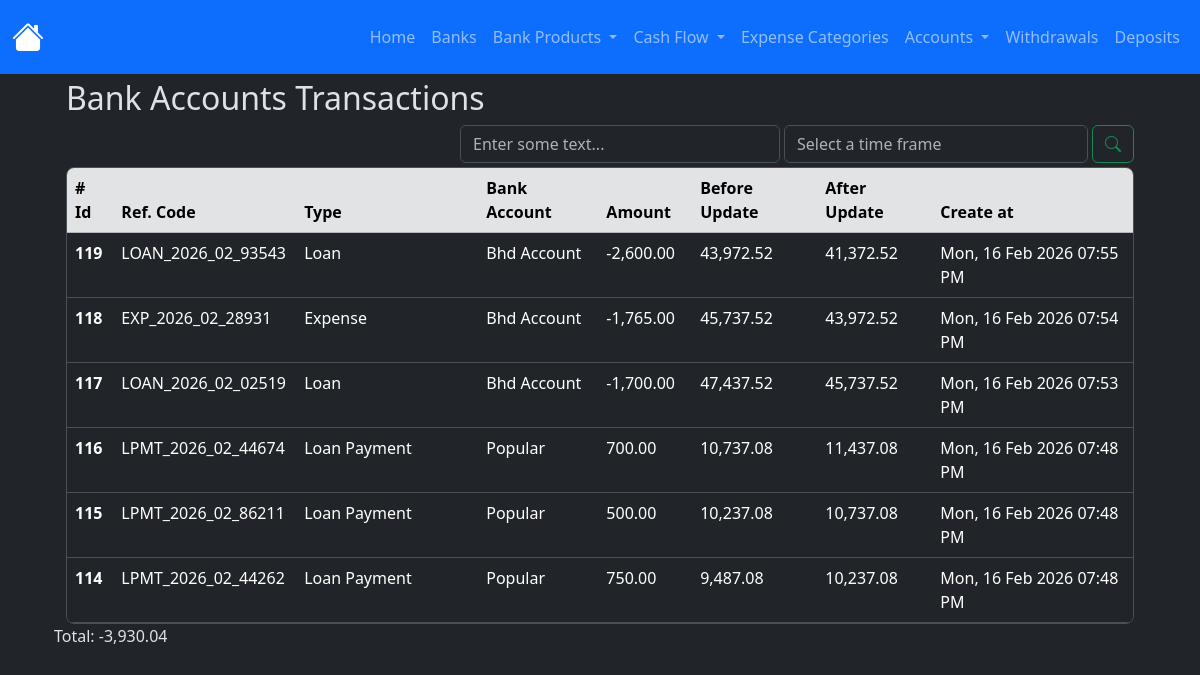
The page /bank_transaction_ledger/index on the database its author committed.
### app/models/bank_account_transactions_ledger.py (models this page shows, shortened)
class BankAccountTransactionsLedger(db.Model):
    __tablename__ = 'bank_account_transactions_ledger'
    id = db.Column(db.Integer, primary_key=True)
    amount = db.Column(db.Numeric(10,2), nullable=False)
    transaction_type = db.Column(db.String(100), nullable=False)
    reference_code = db.Column(db.String(100), nullable=False)
    bank_account_id = db.Column(db.Integer, db.ForeignKey('bank_accounts.id'), nullable=False)
    before_update_balance = db.Column(db.Numeric(10,2), nullable=False)
    after_update_balance = db.Column(db.Numeric(10,2), nullable=False)
    created_at = db.Column(
        db.DateTime(timezone=True),
        default=utcnow, #internally sqlalchemy will exectute the function so dont add the parentheses otherwise it'll break down when creating the record in the db
        nullable=False
    )
    updated_at = db.Column(
        db.DateTime(timezone=True),
        onupdate=utcnow, #internally sqlalchemy will exectute the function so dont add the parentheses otherwise it'll break down when creating the record in the db
    )
    bank_account = db.relationship('BankAccount', back_populates='transaction_ledger')

### app/models/bank_account.py (models this page shows)
class BankAccount(db.Model):
    __tablename__ = 'bank_accounts'
    id = db.Column(db.Integer, primary_key=True)
    nick_name = db.Column(db.String(120))
    amount_available = db.Column(db.Numeric(10, 2), nullable=False)
    is_active = db.Column(db.Boolean, default=True)
    account_number = db.Column(db.Integer, nullable=True)
    is_deleted = db.Column(db.Boolean, default=False, nullable=False)
    bank_id = db.Column(db.Integer, db.ForeignKey('banks.id'))
    created_at = db.Column(
        db.DateTime(timezone=True),
        default=utcnow, #internally sqlalchemy will exectute the function so dont add the parentheses otherwise it'll break down when creating the record in the db
        nullable=False
    )
    updated_at = db.Column(
        db.DateTime(timezone=True),
        onupdate=utcnow, #internally sqlalchemy will exectute the function so dont add the parentheses otherwise it'll break down when creating the record in the db
    )
    bank = relationship('Bank', back_populates='bank_accounts')
    expenses = relationship('Expense', back_populates='bank_account', order_by='desc(Expense.created_at)')
    incomes = relationship('Income', back_populates='bank_account', order_by='desc(Income.created_at)')
    credit_card_payments = relationship('CreditCardPayment', back_populates='bank_account', order_by='desc(CreditCardPayment.created_at)')
    withdrawals = relationship('Withdrawal', back_populates='bank_account', order_by='desc(Withdrawal.created_at)')
    loans = relationship('Loan', back_populates='bank_account', order_by='desc(Loan.created_at)')
    loan_payments = relationship('LoanPayment', back_populates='bank_account', order_by='desc(LoanPayment.created_at)')
    debts = relationship('Debt', back_populates='bank_account', order_by='desc(Debt.created_at)')
    debt_payments = relationship('DebtPayment', back_populates='bank_account', order_by='desc(DebtPayment.created_at)')
    transaction_ledger = relationship('BankAccountTransactionsLedger', back_populates='bank_account')
    deposits = relationship('Deposit', back_populates='bank_account', order_by='desc(Deposit.created_at)')
    outgoing_transfers = relationship('BankTransfer', foreign_keys='BankTransfer.from_bank_account_id', back_populates='from_bank_account', order_by='desc(BankTransfer.created_at)')
    incoming_transfers = relationship('BankTransfer', foreign_keys='BankTransfer.to_bank_account_id', back_populates='to_bank_account', order_by='desc(BankTransfer.created_at)')

### app/routes/bank_transaction_ledger_routes.py (the view)
@bank_transaction_ledger_bp.route('/index')
def index():
    ledgers = (
        BankAccountTransactionsLedger.query
        .order_by(BankAccountTransactionsLedger.created_at.desc())
        .all()
    )
    context = {
        'ledgers': ledgers,
        'format_amount': format_amount,
        'total_amount': total_amount,
    }
    return render_template('bank_accounts/ledger.html', **context)

### app/utils/numeric_casting.py (called while the page is built)
def total_amount(obj_list: list):
    total = Decimal()
    for o in obj_list:
        total += o.amount
    return format_amount(total)

def format_amount(value):
    try:
        return f'{value:,.2f}';
    except Exception as e:
        return None

### app/templates/bank_accounts/ledger.html (shortened to what this page needs)
{% extends 'layout.html' %}
{% block content %}
    <div class="container w-100">
        <h2>Bank Accounts Transactions</h2>
        <div class="d-flex justify-content-end gap-1 flex-wrap flex-md-nowrap mt-2">
            <div class="w-100 w-md-auto mt-md-0" style="max-width: 320px;">
                <input type="text" class="form-control" id="filter-byfiled-input-id" placeholder="Enter some text...">
            </div>
            <div class="d-flex gap-1 w-100" style="max-width: 350px;">
                <div class="w-100 w-md-auto mt-md-0">
                    <input type="text" class="form-control" id="filter-input-id" placeholder="Select a time frame">
                </div>
                <button type="button" class="btn btn-outline-success" id="btn-search-id"><i class="bi bi-search"></i></button>
            </div>
        </div>
        <div class="table-responsive overflow-y-auto border rounded-3 mt-1" style="max-height: 457px;">
            <table class="table table-hover">
                <thead class="sticky-top">
                    <tr class="table-secondary">
                    <th scope="col"># Id</th>
                    <th scope="col">Ref. Code</th>
                    <th scope="col">Type</th>
                    <th scope="col">Bank Account</th>
                    <th scope="col">Amount</th>
                    <th scope="col">Before Update</th>
                    <th scope="col">After Update</th>
                    <th scope="col">Create at</th>
                    </tr>
                </thead>
                <tbody id="cashledger-table-body-id">
                  {% for ledger in ledgers %}
                    <tr>
                        <th scope="row">{{ ledger.id }}</th>
                        <td>{{ ledger.reference_code }}</td>
                        <td>{{ ledger.transaction_type | title }}</td>
                        <td>{{ ledger.bank_account.nick_name | title }}</td>
                        <td>{{ format_amount(ledger.amount) }}</td>
                        <td>{{ format_amount(ledger.before_update_balance) }}</td>
                        <td>{{ format_amount(ledger.after_update_balance) }}</td>
                        <td>{{ ledger.created_at | format_datetime("EEE, dd MMM yyyy hh:mm a") }}</td>
                    </tr>
                  {% endfor %}
                </tbody>
            </table>
        </div>
    </div>
    <p id="lbl-total-ledgers">Total: {{ total_amount(ledgers) }}</p>
<link href="https://cdn.jsdelivr.net/npm/@sweetalert2/theme-dark@5/dark.css" rel="stylesheet">
<link rel="stylesheet" href="https://cdn.jsdelivr.net/npm/flatpickr/dist/flatpickr.min.css">
{% endblock %}

### rows shown on the page
BankAccountTransactionsLedger: id "119", reference_code "LOAN_2026_02_93543", transaction_type "Loan", bank_account.nick_name "Bhd Account", amount "-2,600.00", before_update_balance "43,972.52", after_update_balance "41,372.52", created_at "Mon, 16 Feb 2026 07:55 PM", amount.amount "-3,930.04"
BankAccountTransactionsLedger: id "118", reference_code "EXP_2026_02_28931", transaction_type "Expense", bank_account.nick_name "Bhd Account", amount "-1,765.00", before_update_balance "45,737.52", after_update_balance "43,972.52", created_at "Mon, 16 Feb 2026 07:54 PM"
BankAccountTransactionsLedger: id "117", reference_code "LOAN_2026_02_02519", transaction_type "Loan", bank_account.nick_name "Bhd Account", amount "-1,700.00", before_update_balance "47,437.52", after_update_balance "45,737.52", created_at "Mon, 16 Feb 2026 07:53 PM"
BankAccountTransactionsLedger: id "116", reference_code "LPMT_2026_02_44674", transaction_type "Loan Payment", bank_account.nick_name "Popular", amount "700.00", before_update_balance "10,737.08", after_update_balance "11,437.08", created_at "Mon, 16 Feb 2026 07:48 PM"
BankAccountTransactionsLedger: id "115", reference_code "LPMT_2026_02_86211", transaction_type "Loan Payment", bank_account.nick_name "Popular", amount "500.00", before_update_balance "10,237.08", after_update_balance "10,737.08", created_at "Mon, 16 Feb 2026 07:48 PM"
BankAccountTransactionsLedger: id "114", reference_code "LPMT_2026_02_44262", transaction_type "Loan Payment", bank_account.nick_name "Popular", amount "750.00", before_update_balance "9,487.08", after_update_balance "10,237.08", created_at "Mon, 16 Feb 2026 07:48 PM"
